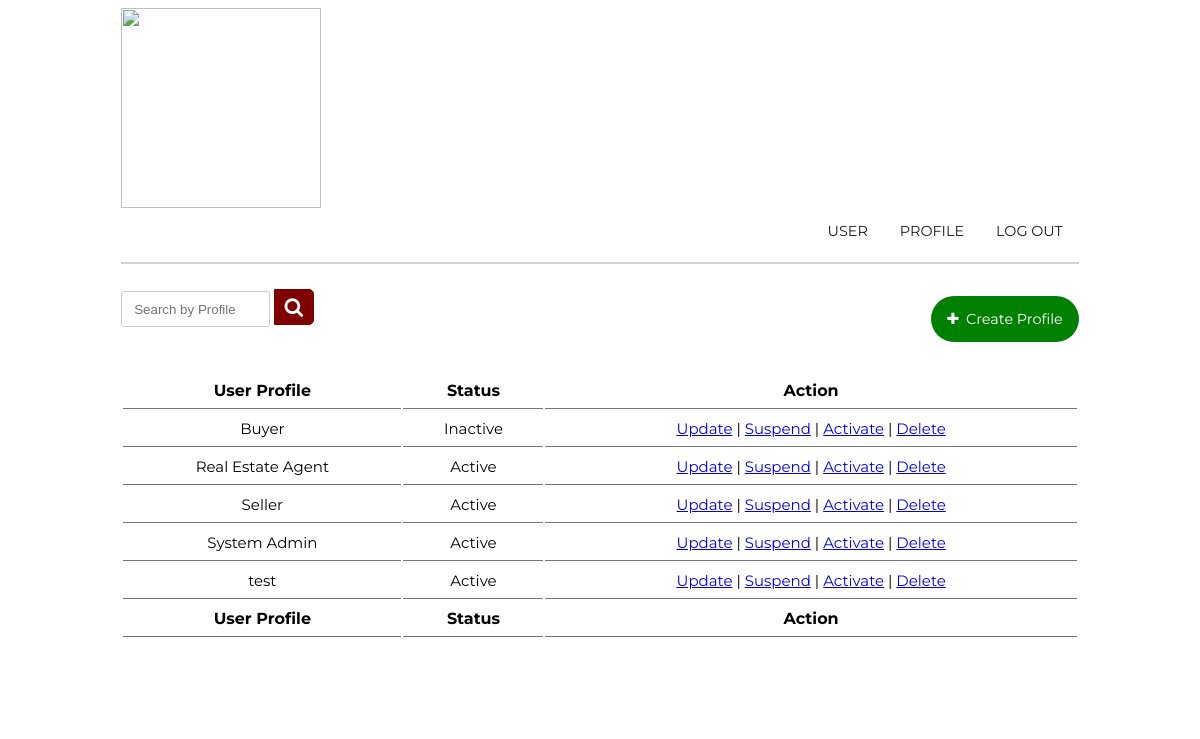
The page /Boundary/SystemAdmin/viewUserProfile.php?suspend_success=true on the database its author committed.
### tables this page shows
CREATE TABLE `profiles` (
  `userprofile_id` int(10) NOT NULL,
  `profilename` varchar(20) NOT NULL,
  `status` varchar(20) NOT NULL DEFAULT 'Active'
);

### config.php (called while the page is built, shortened)
<?php
class DB {
  function __construct() {
      $this->conn = mysqli_connect(HOST, USER, PASS, DB);
  }
}
?>

### Entity/userProfile.php (called while the page is built, shortened)
<?php
include_once("../../config.php");
class UserProfile
{
    public function viewUserProfiles(): array
    {
        $conn = mysqli_connect(HOST, USER, PASS, DB);
        $query = "SELECT userprofile_id, profilename, status FROM profiles ORDER BY profilename ASC";
        $result = mysqli_query($conn, $query);
        $userProfiles = array();
        while ($row = mysqli_fetch_assoc($result)) {
            $userProfiles[] = $row;
        }
        return $userProfiles;
    }
}

### Controller/SystemAdmin/viewUserProfileController.php (called while the page is built)
<?php
include_once("../../Entity/UserProfile.php");
class viewUserProfileController
{
    public function viewUserProfiles():array
    {
        $vuc = new UserProfile();
        $results = $vuc->viewUserProfiles();
        return $results;
    }
}

### Boundary/SystemAdmin/viewUserProfile.php (the view, shortened to what this page needs)
<?php
include_once("../../Controller/SystemAdmin/viewUserProfileController.php");
$userProfileController = new ViewUserProfileController();
$userProfiles = $userProfileController->viewUserProfiles();
?>
<!DOCTYPE html>
<html>
<head>
    <link rel="stylesheet" href="../../css/ua_style.css">
    <link rel="stylesheet" href="https://cdnjs.cloudflare.com/ajax/libs/font-awesome/4.7.0/css/font-awesome.min.css">
</head>
<div class="white-box">
    <section>
        <div class="navbar">
            <a href="viewUserProfile.php"><img src="../../img/logo.jpg"  style="width: 200px; height: auto;" ></a>
            <div class="topnav">
                <a href="../../index.php">LOG OUT</a>
                <a href="viewUserProfile.php">PROFILE</a>
                <a href="viewUserAccount.php">USER</a>
            </div>
        </div>
    </section>
    <hr>
    <br>
    <br>
    <div class="container1" style="margin-top: -3%; margin-bottom: 3%; ">
        <div class="search">
            <form method="POST">
                <div class="search">
                    <form method="POST">
                        <div class="search-bar">
                            <input type="text" class="searchTerm" name="search" placeholder="Search by Profile" style="height:100%; width:60%; margin-top: -5%;">
                            <button type="submit" class="searchButton" style="margin-top: -5%;">
                                <i class="fa fa-search"></i>
                            </button>
                        </div>
                    </form>
                </div>
            </form>
        </div>
        <div class="topnav" style="margin-top: 1%;">
            <a1 onclick="location.href='createUserProfile.php'" style="margin-left: 5%;">
                <i class="fa fa-plus" aria-hidden="true"></i>&nbsp;&nbsp;Create Profile
            </a1>
        </div>
    </div>
    <table id="profileTable" class="RRtable" style="width:100%">
        <tr>
            <th>User Profile</th>
            <th>Status</th>
            <th>Action</th>
        </tr>
        <?php foreach ($userProfiles as $userprofile) { ?>
            <tr>
                <td contenteditable="true" id="profileTable" class="RRtable"><?php echo is_array($userprofile) ? $userprofile['profilename'] : $userprofile; ?></td>
                <td contenteditable="true" id="profileTable" class="RRtable"><?php echo is_array($userprofile) ? $userprofile['status'] : $userprofile; ?></td>
                <td>
                    <a href="updateUserProfile.php?userprofile_id=<?php echo $userprofile['userprofile_id']; ?>&profilename=<?php echo $userprofile['profilename']; ?>">Update</a> |
                    <a href="suspendUserProfile.php?userprofile_id=<?php echo $userprofile['userprofile_id']; ?>&suspend_success=true" onClick="return confirm('Are you sure you want to suspend?')">Suspend</a> |
                    <a href="activateUserProfile.php?userprofile_id=<?php echo $userprofile['userprofile_id']; ?>&activate_success=true" onClick="return confirm('Are you sure you want to activate?')">Activate</a>  |
                    <a href="deleteUserProfile.php?userprofile_id=<?php echo $userprofile['userprofile_id']; ?>&delete_success=true" onClick="return confirm('Are you sure you want to delete?')">Delete</a>
                </td>
            </tr>
        <?php } ?>
        <tfoot>
            <tr>
                <th>User Profile</th>
                <th>Status</th>
                <th>Action</th>
            </tr>
        </tfoot>
    </table>
    <br>
</div>
</body>
</html>

### CSS/ua_style.css (style rules this page uses)
.topnav { overflow: hidden; }
.topnav a { float: right; color: #1e1d1d; text-align: center; padding: 14px 16px; text-decoration: none; font-size: 90%; font-family: 'Montserrat', sans-serif; }
.topnav a1 { float: right; color: #ffffff; background-color: green; text-align: center; padding: 14px 16px; text-decoration: none; font-size: 90%; font-family: 'Montserrat', sans-serif; border-radius: 25px; }
.container1 { display: grid; align-items: center; grid-template-columns: 30ch auto; column-gap: 10%; padding-top: 1%; }
.white-box { background-color: white; color: black; padding-left: 5%; padding-right: 5%; padding-bottom: 5%; }
form { display: inline-block; }
table { border-collapse: separate; }
td, th { padding-left: 1.5%; padding-right: 1.5%; padding-bottom: 1.5%; text-align: center; padding: 8px; border-bottom: 1px solid #777; }
td { font-size:15px; }
input[type=text] { width: 200%; margin-bottom: 20px; padding: 12px; border: 1px solid #ccc; border-radius: 3px; }
hr { border: 1px solid lightgrey; }
.search { width: 100%; position: relative; display: flex; height: 36px; }
.searchTerm { width: 100%; border: 3px solid #800000; border-right: none; padding: 5px; height: 20px; border-radius: 5px 0 0 5px; outline: #800000; color: #800000; height: 25%; }
.searchButton { width: 40px; height: 100%; border: 1px solid #800000; background: #800000; text-align: center; color: #fff; border-radius: 0 5px 5px 0; cursor: pointer; font-size: 20px; }

### rows shown on the page
profiles: profilename "Buyer", status "Inactive"
profiles: profilename "Real Estate Agent", status "Active"
profiles: profilename "Seller", status "Active"
profiles: profilename "System Admin", status "Active"
profiles: profilename "test", status "Active"
